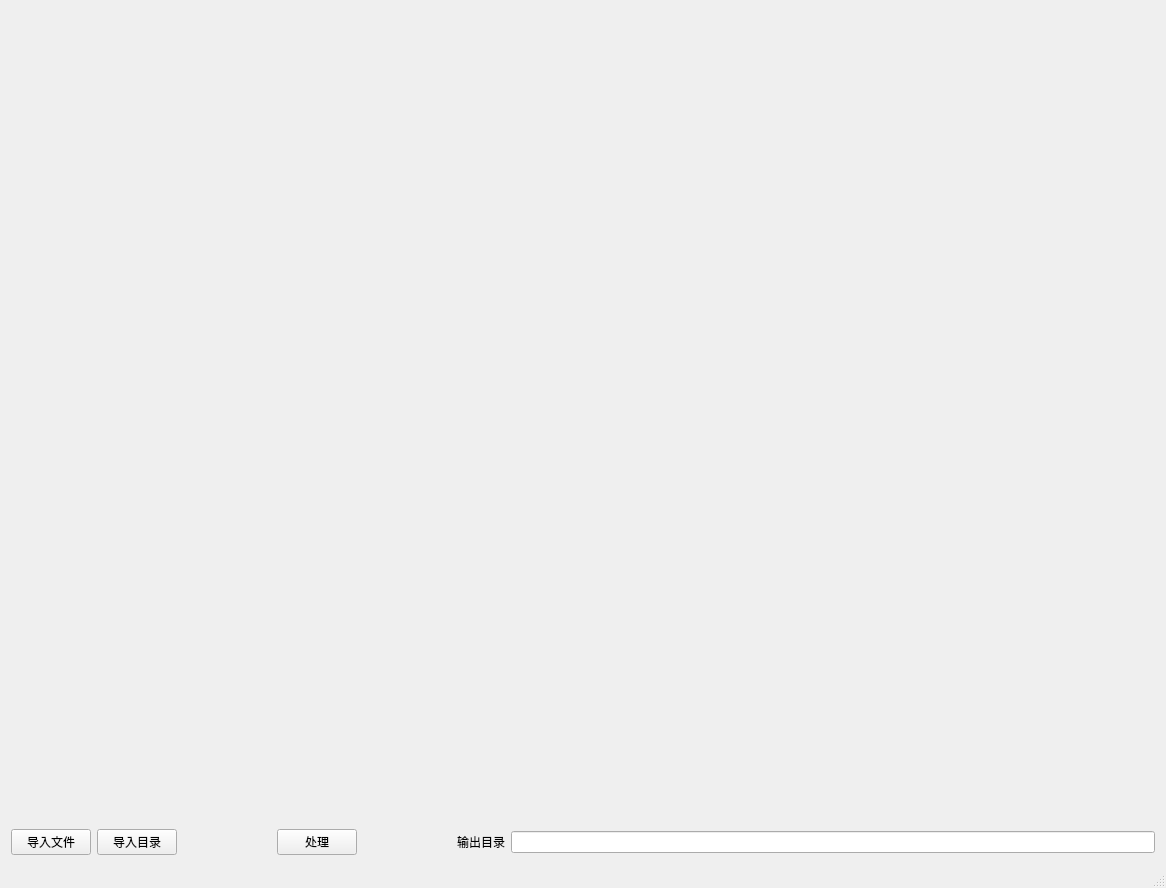
<?xml version="1.0" encoding="UTF-8"?>
<ui version="4.0">
 <class>MainWindow</class>
 <widget class="QMainWindow" name="MainWindow">
  <property name="geometry">
   <rect>
    <x>0</x>
    <y>0</y>
    <width>1166</width>
    <height>888</height>
   </rect>
  </property>
  <property name="windowTitle">
   <string>MainWindow</string>
  </property>
  <widget class="QWidget" name="centralWidget">
   <layout class="QHBoxLayout" name="horizontalLayout_5">
    <item>
     <layout class="QVBoxLayout" name="verticalLayout">
      <item>
       <layout class="QHBoxLayout" name="horizontalLayout">
        <item>
         <widget class="QLabel" name="label_rawpic">
          <property name="sizePolicy">
           <sizepolicy hsizetype="Preferred" vsizetype="Expanding">
            <horstretch>0</horstretch>
            <verstretch>0</verstretch>
           </sizepolicy>
          </property>
          <property name="text">
           <string/>
          </property>
         </widget>
        </item>
        <item>
         <widget class="QLabel" name="label_respic">
          <property name="sizePolicy">
           <sizepolicy hsizetype="Preferred" vsizetype="Expanding">
            <horstretch>0</horstretch>
            <verstretch>0</verstretch>
           </sizepolicy>
          </property>
          <property name="text">
           <string/>
          </property>
         </widget>
        </item>
       </layout>
      </item>
      <item>
       <layout class="QHBoxLayout" name="horizontalLayout_4">
        <property name="spacing">
         <number>100</number>
        </property>
        <item>
         <layout class="QHBoxLayout" name="horizontalLayout_2">
          <item>
           <widget class="QPushButton" name="button_iptfile">
            <property name="sizePolicy">
             <sizepolicy hsizetype="Minimum" vsizetype="Fixed">
              <horstretch>0</horstretch>
              <verstretch>0</verstretch>
             </sizepolicy>
            </property>
            <property name="text">
             <string>导入文件</string>
            </property>
           </widget>
          </item>
          <item>
           <widget class="QPushButton" name="button_iptdic">
            <property name="sizePolicy">
             <sizepolicy hsizetype="Minimum" vsizetype="Fixed">
              <horstretch>0</horstretch>
              <verstretch>0</verstretch>
             </sizepolicy>
            </property>
            <property name="text">
             <string>导入目录</string>
            </property>
           </widget>
          </item>
         </layout>
        </item>
        <item>
         <widget class="QPushButton" name="button_process">
          <property name="sizePolicy">
           <sizepolicy hsizetype="Fixed" vsizetype="Fixed">
            <horstretch>0</horstretch>
            <verstretch>0</verstretch>
           </sizepolicy>
          </property>
          <property name="text">
           <string>处理</string>
          </property>
         </widget>
        </item>
        <item>
         <layout class="QHBoxLayout" name="horizontalLayout_3">
          <item>
           <widget class="QLabel" name="label_3">
            <property name="sizePolicy">
             <sizepolicy hsizetype="Fixed" vsizetype="Fixed">
              <horstretch>0</horstretch>
              <verstretch>0</verstretch>
             </sizepolicy>
            </property>
            <property name="text">
             <string>输出目录</string>
            </property>
           </widget>
          </item>
          <item>
           <widget class="QLineEdit" name="lineEdit_optdic">
            <property name="sizePolicy">
             <sizepolicy hsizetype="Expanding" vsizetype="Fixed">
              <horstretch>0</horstretch>
              <verstretch>0</verstretch>
             </sizepolicy>
            </property>
           </widget>
          </item>
         </layout>
        </item>
       </layout>
      </item>
     </layout>
    </item>
   </layout>
  </widget>
  <widget class="QStatusBar" name="statusBar"/>
 </widget>
 <layoutdefault spacing="6" margin="11"/>
 <resources/>
 <connections/>
</ui>
